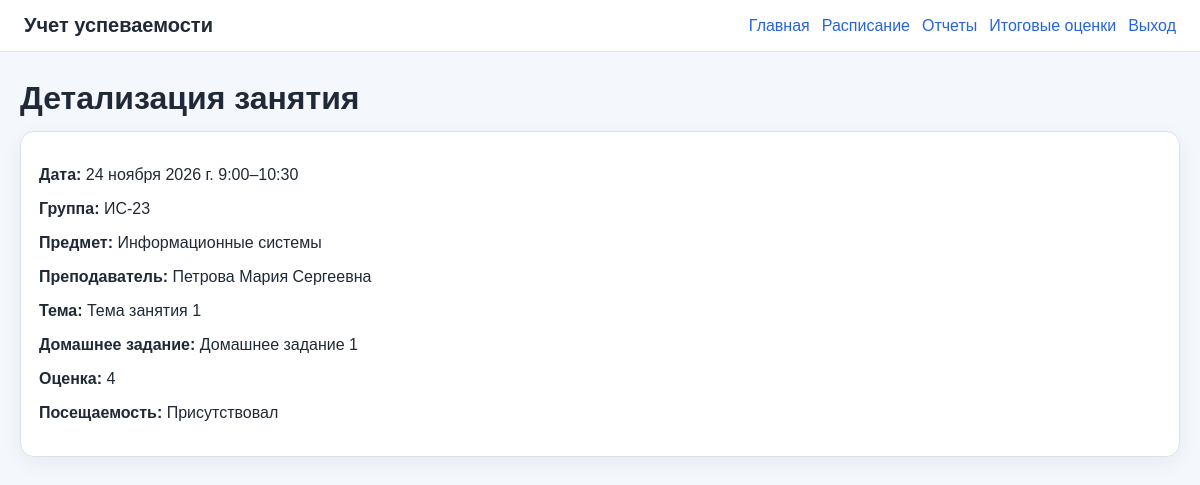
/schedule/1/ (signed in), run on the app's committed database.
### journal/models.py (models this page shows, shortened)
class Lesson(models.Model):
    LECTURE = 'lecture'
    PRACTICE = 'practice'
    CONTROL = 'control'
    LAB = 'lab'
    LESSON_TYPE_CHOICES = [
        (LECTURE, 'Лекция'),
        (PRACTICE, 'Практическое занятие'),
        (CONTROL, 'Контрольная работа'),
        (LAB, 'Лабораторная работа'),
    ]
    date = models.DateField('Дата занятия')
    start_time = models.TimeField('Время начала')
    end_time = models.TimeField('Время окончания')
    group = models.ForeignKey(StudyGroup, verbose_name='Учебная группа', on_delete=models.CASCADE, related_name='lessons')
    subject = models.ForeignKey(Subject, verbose_name='Предмет', on_delete=models.PROTECT, related_name='lessons')
    teacher = models.ForeignKey(Teacher, verbose_name='Преподаватель', on_delete=models.PROTECT, related_name='lessons')
    classroom = models.CharField('Аудитория', max_length=50, blank=True)
    lesson_type = models.CharField('Тип занятия', max_length=20, choices=LESSON_TYPE_CHOICES, default=PRACTICE)
    topic = models.CharField('Тема занятия', max_length=250, blank=True)
    homework = models.TextField('Домашнее задание', blank=True)
    class Meta:
        ordering = ['-date', 'start_time']
        unique_together = ('date', 'start_time', 'group', 'subject')
        verbose_name = 'Занятие'
        verbose_name_plural = 'Занятия'

class StudyGroup(models.Model):
    number = models.CharField('Номер группы', max_length=50, unique=True)
    specialization = models.CharField('Профиль/специализация', max_length=200, blank=True)
    study_year = models.PositiveIntegerField('Учебный год', default=timezone.now().year)
    curator = models.ForeignKey(
        Teacher,
        verbose_name='Руководитель группы',
        null=True,
        blank=True,
        on_delete=models.SET_NULL,
        related_name='curated_groups',
    )
    class Meta:
        ordering = ['number']
        verbose_name = 'Учебная группа'
        verbose_name_plural = 'Учебные группы'
    def __str__(self):
        return self.number

class Subject(models.Model):
    name = models.CharField('Название предмета', max_length=200, unique=True)
    class Meta:
        ordering = ['name']
        verbose_name = 'Учебный предмет'
        verbose_name_plural = 'Учебные предметы'
    def __str__(self):
        return self.name

class Teacher(models.Model):
    user = models.OneToOneField(User, on_delete=models.CASCADE, related_name='teacher_profile')
    position = models.CharField('Должность', max_length=120, blank=True, default='Преподаватель')
    class Meta:
        verbose_name = 'Преподаватель'
        verbose_name_plural = 'Преподаватели'
    def __str__(self):
        profile = getattr(self.user, 'profile', None)
        return profile.full_name if profile else self.user.get_full_name() or self.user.username

class Profile(models.Model):
    ROLE_ADMIN = 'admin'
    ROLE_TEACHER = 'teacher'
    ROLE_STUDENT = 'student'
    ROLE_CHOICES = [
        (ROLE_ADMIN, 'Администрация'),
        (ROLE_TEACHER, 'Преподаватель'),
        (ROLE_STUDENT, 'Обучающийся'),
    ]
    user = models.OneToOneField(User, on_delete=models.CASCADE, related_name='profile')
    role = models.CharField('Роль', max_length=20, choices=ROLE_CHOICES)
    middle_name = models.CharField('Отчество', max_length=150, blank=True)
    birth_date = models.DateField('Дата рождения', null=True, blank=True)
    phone = models.CharField('Телефон', max_length=30, blank=True)
    class Meta:
        verbose_name = 'Профиль'
        verbose_name_plural = 'Профили'
    @property
    def full_name(self):
        parts = [self.user.last_name, self.user.first_name, self.middle_name]
        return ' '.join([p for p in parts if p]) or self.user.username

class Grade(models.Model):
    lesson = models.ForeignKey(Lesson, verbose_name='Занятие', on_delete=models.CASCADE, related_name='grades')
    student = models.ForeignKey(Student, verbose_name='Обучающийся', on_delete=models.CASCADE, related_name='grades')
    value = models.PositiveSmallIntegerField('Оценка', validators=[MinValueValidator(2), MaxValueValidator(5)])
    comment = models.CharField('Комментарий', max_length=200, blank=True)
    created_at = models.DateTimeField(auto_now_add=True)
    class Meta:
        unique_together = ('lesson', 'student')
        verbose_name = 'Оценка'
        verbose_name_plural = 'Оценки'

class Attendance(models.Model):
    PRESENT = 'present'
    EXCUSED = 'excused'
    UNEXCUSED = 'unexcused'
    LATE = 'late'
    STATUS_CHOICES = [
        (PRESENT, 'Присутствовал'),
        (EXCUSED, 'Отсутствовал по уважительной причине'),
        (UNEXCUSED, 'Отсутствовал без уважительной причины'),
        (LATE, 'Опоздал'),
    ]
    lesson = models.ForeignKey(Lesson, verbose_name='Занятие', on_delete=models.CASCADE, related_name='attendances')
    student = models.ForeignKey(Student, verbose_name='Обучающийся', on_delete=models.CASCADE, related_name='attendances')
    status = models.CharField('Статус посещения', max_length=20, choices=STATUS_CHOICES, default=PRESENT)
    class Meta:
        unique_together = ('lesson', 'student')
        verbose_name = 'Посещаемость'
        verbose_name_plural = 'Посещаемость'

### journal/views.py (the view)
# urls.py: path('schedule/<int:pk>/', views.lesson_detail, name='lesson_detail'),
@login_required
def lesson_detail(request, pk):
    lesson = get_object_or_404(Lesson.objects.select_related('group', 'subject', 'teacher__user__profile'), pk=pk)
    if not teacher_can_access_lesson(request.user, lesson):
        messages.error(request, 'Нет доступа к занятию.')
        return redirect('schedule_list')
    student = getattr(request.user, 'student_profile', None)
    return render(request, 'journal/lesson_detail.html', {
        'lesson': lesson,
        'grade': Grade.objects.filter(lesson=lesson, student=student).first() if student else None,
        'attendance': Attendance.objects.filter(lesson=lesson, student=student).first() if student else None,
    })

### journal/context_processors.py (called while the page is built)
def role_context(request):
    user = getattr(request, 'user', None)
    return {
        'current_role': get_role(user) if user and user.is_authenticated else None,
        'is_role_admin': is_admin(user) if user and user.is_authenticated else False,
        'is_role_teacher': is_teacher(user) if user and user.is_authenticated else False,
        'is_role_student': is_student(user) if user and user.is_authenticated else False,
    }

### journal/utils.py (called while the page is built)
def get_role(user):
    if not user or not user.is_authenticated:
        return None
    if user.is_superuser:
        return 'admin'
    profile = getattr(user, 'profile', None)
    return profile.role if profile else None

def is_admin(user):
    return get_role(user) == 'admin'

def is_teacher(user):
    return get_role(user) == 'teacher'

def is_student(user):
    return get_role(user) == 'student'

def teacher_can_access_lesson(user, lesson):
    if is_admin(user):
        return True
    if is_teacher(user):
        teacher = getattr(user, 'teacher_profile', None)
        return teacher and lesson.teacher_id == teacher.id
    if is_student(user):
        student = getattr(user, 'student_profile', None)
        return student and lesson.group_id == student.group_id
    return False

### journal/templates/journal/lesson_detail.html
{% extends 'journal/base.html' %}
{% block content %}
<h1>Детализация занятия</h1>
<section class="card-form">
<p><strong>Дата:</strong> {{ lesson.date }} {{ lesson.start_time }}–{{ lesson.end_time }}</p>
<p><strong>Группа:</strong> {{ lesson.group }}</p>
<p><strong>Предмет:</strong> {{ lesson.subject }}</p>
<p><strong>Преподаватель:</strong> {{ lesson.teacher }}</p>
<p><strong>Тема:</strong> {{ lesson.topic|default:'Не указана' }}</p>
<p><strong>Домашнее задание:</strong> {{ lesson.homework|default:'Не указано' }}</p>
{% if is_role_student %}
<p><strong>Оценка:</strong> {% if grade %}{{ grade.value }}{% else %}—{% endif %}</p>
<p><strong>Посещаемость:</strong> {% if attendance %}{{ attendance.get_status_display }}{% else %}—{% endif %}</p>
{% endif %}
</section>
{% endblock %}

### journal/static/journal/css/styles.css (style rules this page uses)
:root { --bg:#f4f7fb; --card:#ffffff; --text:#1f2937; --muted:#667085; --border:#dbe3ef; --primary:#2563eb; --danger:#dc2626; --success:#16a34a; }
* { box-sizing: border-box; }
body { margin:0; font-family: Arial, sans-serif; color:var(--text); background:var(--bg); }
h1 { margin:0 0 14px; }
.card, .card-form, .auth-card { display:block; background:var(--card); border:1px solid var(--border); border-radius:14px; padding:18px; box-shadow:0 6px 20px rgba(31,41,55,.06); }

### data on the page
Lesson: date "24 ноября 2026 г.", start_time "9:00", end_time "10:30", group "ИС-23", subject "Информационные системы", teacher "Петрова Мария Сергеевна", topic "Тема занятия 1", homework "Домашнее задание 1"
Grade: value "4"
Attendance: status "Присутствовал"
